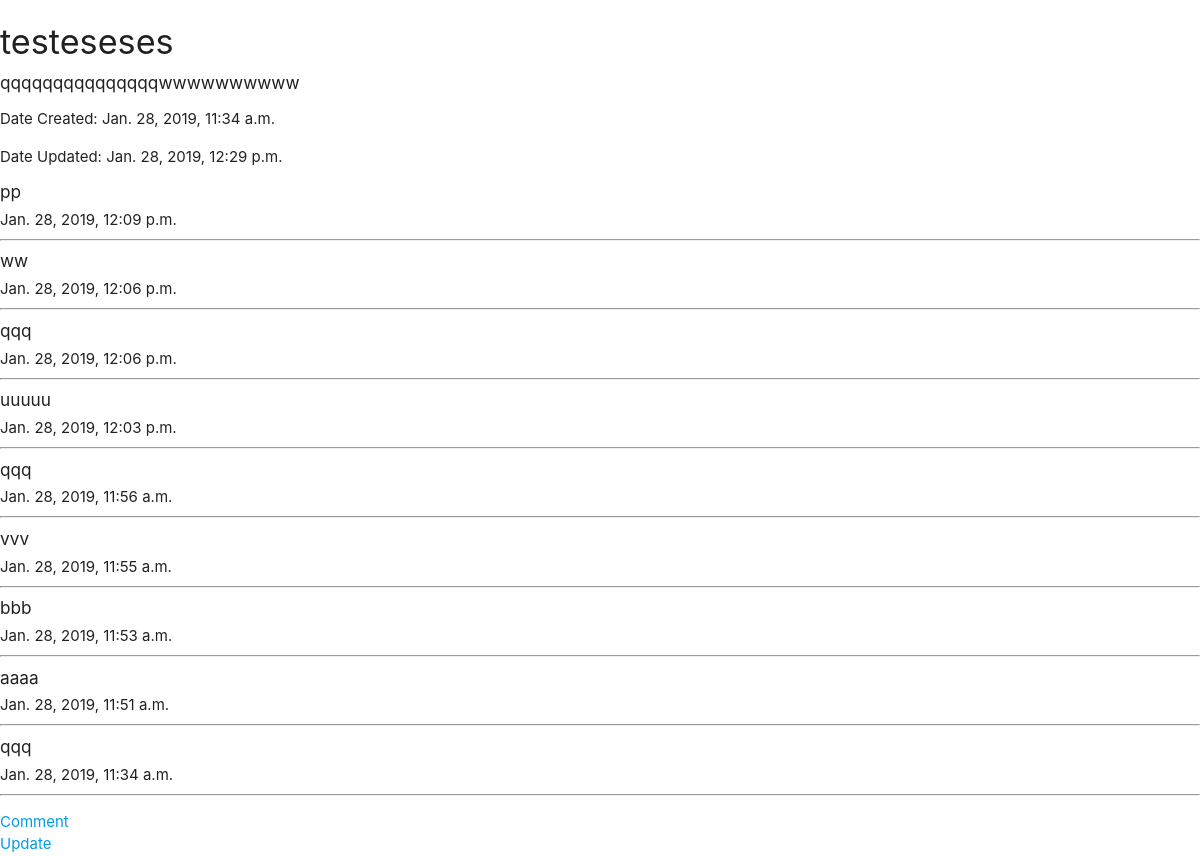
Screenshot of /post/3 with the database file from the repository.
### post/models.py (models this page shows)
class Post(models.Model):
    title = models.CharField(max_length=100)
    date_created = models.DateTimeField(default=datetime.now ,blank=True)
    date_updated = models.DateTimeField( auto_now=True)
    content = models.TextField()
    is_active = models.BooleanField(default=True)

class Comment(models.Model):
    date_created = models.DateTimeField(default=datetime.now, blank=True)
    content = models.TextField()
    question = models.ForeignKey(Post,on_delete=models.CASCADE)

### post/views.py (the view)
# urls.py: path('<int:post_id>',views.detail,name ="detail"),
def detail(request,post_id):
    context={}
    post = Post.objects.get(id=post_id)
    context['post'] = post
    return render(request,"detail.html",context)

### post/templates/detail.html
{% extends 'base.html' %}
{% block body %}
<h4>{{ post.title }}</h4>
<h6>{{ post.content }}</h6>
<p>Date Created: {{ post.date_created }}</p>
<p>Date Updated: {{ post.date_updated }}</p>
<ul>
    {% for c in post.comment_set.all|dictsortreversed:"date_created" %}
    <li>
        <h6>{{ c.content }}</h6>
        {{ c.date_created }}
        <hr/>
    </li>
    {% endfor %}
</ul>
<a href="{% url 'post:comment' post.id %}">Comment</a>
<br/>
<a href="{% url 'post:update' post.id %}">Update</a>
{% endblock %}

### rows the page displays
Post: title "testeseses", content "qqqqqqqqqqqqqqqwwwwwwwwww", date_created "Jan. 28, 2019, 11:34 a.m.", date_updated "Jan. 28, 2019, 12:29 p.m."
Comment: content "pp", date_created "Jan. 28, 2019, 12:09 p.m."
Comment: content "ww", date_created "Jan. 28, 2019, 12:06 p.m."
Comment: content "qqq", date_created "Jan. 28, 2019, 12:06 p.m."
Comment: content "uuuuu", date_created "Jan. 28, 2019, 12:03 p.m."
Comment: content "qqq", date_created "Jan. 28, 2019, 11:56 a.m."
Comment: content "vvv", date_created "Jan. 28, 2019, 11:55 a.m."
Comment: content "bbb", date_created "Jan. 28, 2019, 11:53 a.m."
Comment: content "aaaa", date_created "Jan. 28, 2019, 11:51 a.m."
Comment: content "qqq", date_created "Jan. 28, 2019, 11:34 a.m."
